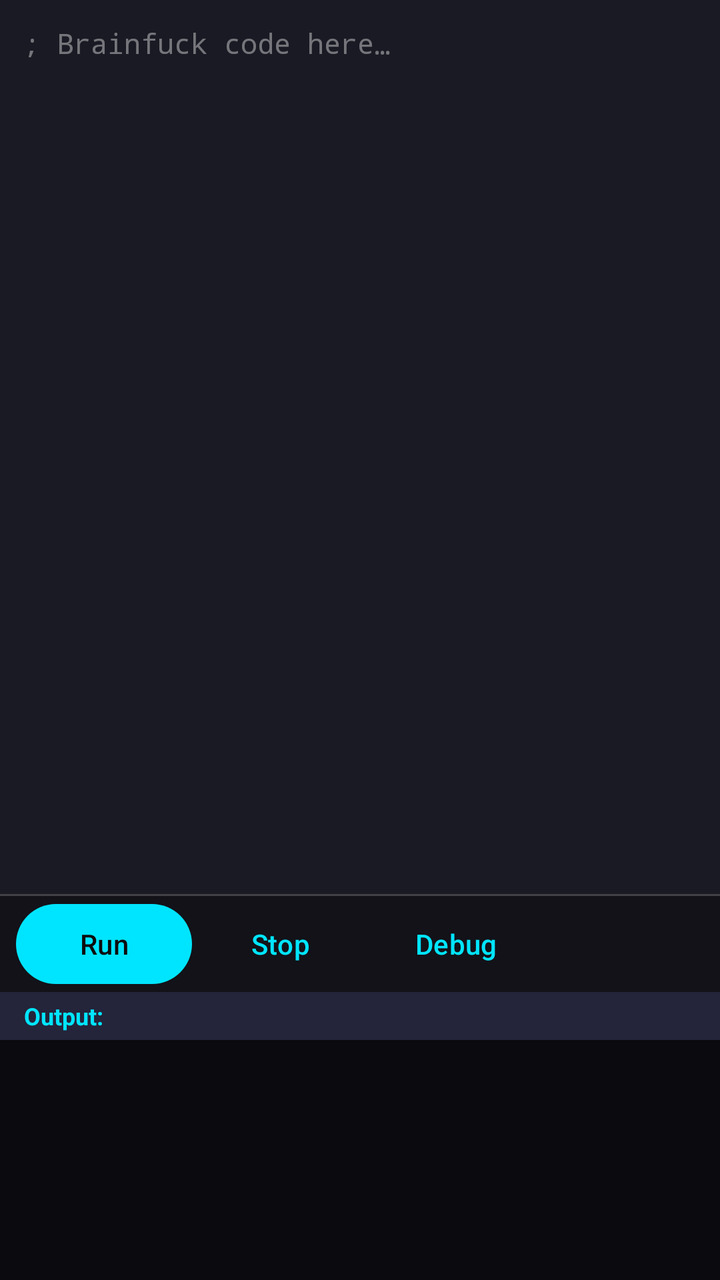
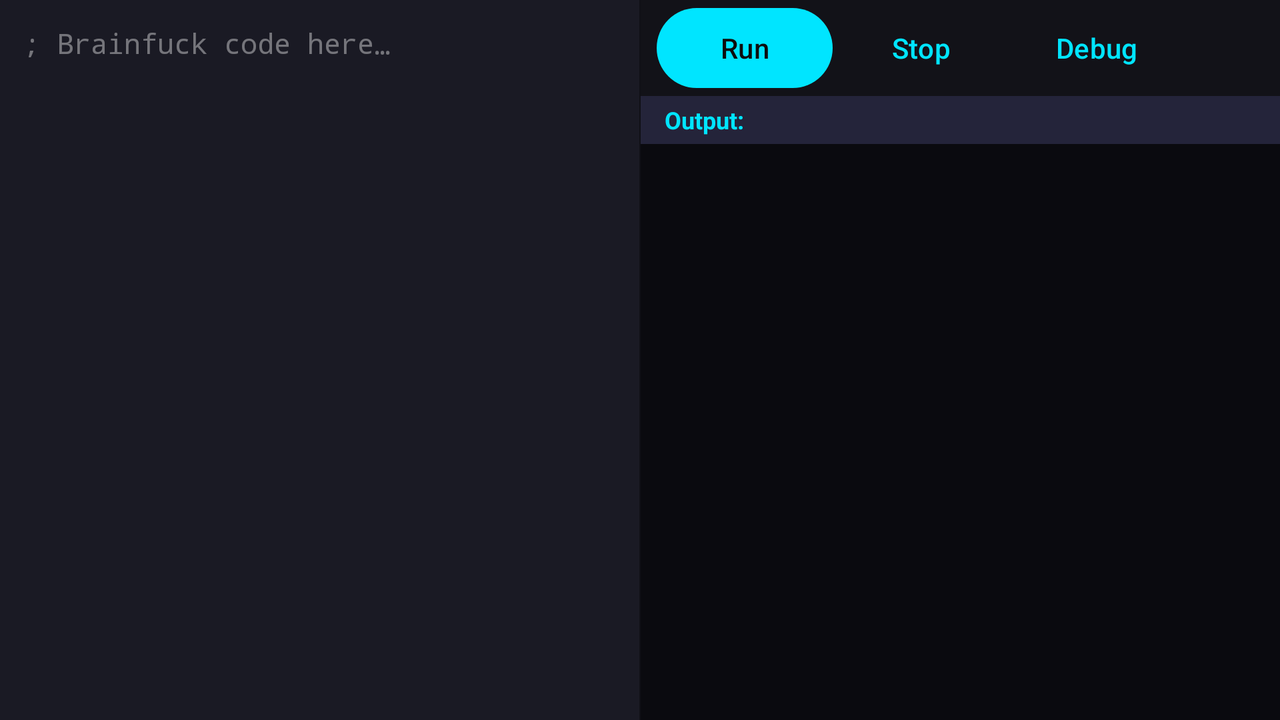

The same Android screen from two of the app's own layout files: first res/layout/ as a phone draws it, then the repository's variant for another configuration, drawn on a device whose configuration selects that folder. Both files follow.
<!-- AndroidManifest.xml: application theme Theme.Loopra -->
<!-- res/layout/fragment_editor.xml -->
<?xml version="1.0" encoding="utf-8"?>
<androidx.constraintlayout.widget.ConstraintLayout xmlns:android="http://schemas.android.com/apk/res/android"
    xmlns:app="http://schemas.android.com/apk/res-auto"
    xmlns:tools="http://schemas.android.com/tools"
    android:layout_width="match_parent"
    android:layout_height="match_parent"
    android:background="@color/background_dark"
    tools:context=".ui.editor.EditorFragment">

    <EditText
        android:id="@+id/edit_code"
        android:layout_width="0dp"
        android:layout_height="0dp"
        android:background="@color/surface_dark"
        android:fontFamily="monospace"
        android:gravity="start|top"
        android:hint="@string/editor_code_hint"
        android:inputType="textMultiLine|textNoSuggestions"
        android:padding="12dp"
        android:scrollbars="vertical"
        android:textColor="@color/terminal_text"
        android:textColorHint="@color/disabled"
        android:textSize="14sp"
        app:layout_constraintBottom_toTopOf="@id/divider"
        app:layout_constraintEnd_toEndOf="parent"
        app:layout_constraintStart_toStartOf="parent"
        app:layout_constraintTop_toTopOf="parent" />

    <View
        android:id="@+id/divider"
        android:layout_width="0dp"
        android:layout_height="1dp"
        android:background="@color/divider"
        app:layout_constraintBottom_toTopOf="@id/linear_controls"
        app:layout_constraintEnd_toEndOf="parent"
        app:layout_constraintStart_toStartOf="parent" />

    <LinearLayout
        android:id="@+id/linear_controls"
        android:layout_width="0dp"
        android:layout_height="48dp"
        android:gravity="center_vertical"
        android:orientation="horizontal"
        android:paddingHorizontal="8dp"
        app:layout_constraintBottom_toTopOf="@id/linear_output_header"
        app:layout_constraintEnd_toEndOf="parent"
        app:layout_constraintStart_toStartOf="parent">

        <Button
            android:id="@+id/button_run"
            style="@style/Widget.Material3.Button"
            android:layout_width="wrap_content"
            android:layout_height="wrap_content"
            android:text="@string/action_run" />

        <Button
            android:id="@+id/button_clear"
            style="@style/Widget.Material3.Button.TextButton"
            android:layout_width="wrap_content"
            android:layout_height="wrap_content"
            android:text="@string/action_stop" />

        <Button
            android:id="@+id/button_debug"
            style="@style/Widget.Material3.Button.TextButton"
            android:layout_width="wrap_content"
            android:layout_height="wrap_content"
            android:text="@string/action_debug" />
    </LinearLayout>

    <LinearLayout
        android:id="@+id/linear_output_header"
        android:layout_width="0dp"
        android:layout_height="24dp"
        android:background="@color/surface_variant_dark"
        android:gravity="center_vertical"
        android:paddingHorizontal="12dp"
        app:layout_constraintBottom_toTopOf="@id/text_output"
        app:layout_constraintEnd_toEndOf="parent"
        app:layout_constraintStart_toStartOf="parent">

        <TextView
            android:layout_width="wrap_content"
            android:layout_height="wrap_content"
            android:text="@string/editor_output_label"
            android:textColor="@color/neon_cyan"
            android:textSize="12sp"
            android:textStyle="bold" />
    </LinearLayout>

    <ScrollView
        android:id="@+id/text_output"
        android:layout_width="0dp"
        android:layout_height="120dp"
        android:background="@color/terminal_bg"
        android:padding="12dp"
        app:layout_constraintBottom_toBottomOf="parent"
        app:layout_constraintEnd_toEndOf="parent"
        app:layout_constraintStart_toStartOf="parent">

        <TextView
            android:id="@+id/text_output_content"
            android:layout_width="match_parent"
            android:layout_height="wrap_content"
            android:fontFamily="monospace"
            android:textColor="@color/terminal_text"
            android:textSize="13sp" />
    </ScrollView>
</androidx.constraintlayout.widget.ConstraintLayout>
<!-- resources referenced by this layout -->
<resources>
  <color name="background_dark">#FF121218</color>
  <color name="disabled">#66FFFFFF</color>
  <color name="divider">#33FFFFFF</color>
  <color name="neon_cyan">#FF00E5FF</color>
  <color name="surface_dark">#FF1A1A24</color>
  <color name="surface_variant_dark">#FF24243A</color>
  <color name="terminal_bg">#FF0A0A0F</color>
  <color name="terminal_text">#FF00FF88</color>
  <string name="action_debug">Debug</string>
  <string name="action_run">Run</string>
  <string name="action_stop">Stop</string>
  <string name="editor_code_hint">; Brainfuck code here…</string>
  <string name="editor_output_label">Output:</string>
  <!-- from res/values-v23/ -->
  <style name="Theme.Loopra" parent="Base.Theme.Loopra">
          
          <item name="android:navigationBarColor">@android:color/transparent</item>
          <item name="android:statusBarColor">@android:color/transparent</item>
          <item name="android:windowLightStatusBar">?attr/isLightTheme</item>
      </style>
  <style name="Base.Theme.Loopra" parent="Theme.Material3.Dark.NoActionBar">
          <item name="colorPrimary">@color/primary</item>
          <item name="colorOnPrimary">@color/black</item>
          <item name="colorPrimaryContainer">@color/surface_variant_dark</item>
          <item name="colorSecondary">@color/secondary</item>
          <item name="colorOnSecondary">@color/black</item>
          <item name="colorError">@color/error</item>
          <item name="colorOnError">@color/white</item>
          <item name="android:colorBackground">@color/background_dark</item>
          <item name="colorSurface">@color/surface_dark</item>
          <item name="colorOnSurface">@color/white</item>
          <item name="android:windowBackground">@color/background_dark</item>
          <item name="android:statusBarColor">@color/background_dark</item>
          <item name="android:navigationBarColor">@color/background_dark</item>
      </style>
  <color name="primary">#FF00E5FF</color>
  <color name="black">#FF0D0D0D</color>
  <color name="secondary">#FFFF00AA</color>
  <color name="error">#FFFF1744</color>
  <color name="white">#FFF5F5F5</color>
</resources>
<!-- res/layout-w600dp/fragment_editor.xml (the repository's variant of the layout above) -->
<!-- drawn on the phone turned sideways -->
<?xml version="1.0" encoding="utf-8"?>
<LinearLayout xmlns:android="http://schemas.android.com/apk/res/android"
    xmlns:app="http://schemas.android.com/apk/res-auto"
    xmlns:tools="http://schemas.android.com/tools"
    android:layout_width="match_parent"
    android:layout_height="match_parent"
    android:background="@color/background_dark"
    android:baselineAligned="false"
    android:divider="@android:drawable/divider_horizontal_bright"
    android:orientation="horizontal"
    android:showDividers="middle"
    tools:context=".ui.editor.EditorFragment">

    <EditText
        android:id="@+id/edit_code"
        android:layout_width="0dp"
        android:layout_height="match_parent"
        android:layout_weight="1"
        android:background="@color/surface_dark"
        android:fontFamily="monospace"
        android:gravity="start|top"
        android:hint="@string/editor_code_hint"
        android:inputType="textMultiLine|textNoSuggestions"
        android:padding="12dp"
        android:scrollbars="vertical"
        android:textColor="@color/terminal_text"
        android:textColorHint="@color/disabled"
        android:textSize="14sp" />

    <LinearLayout
        android:layout_width="0dp"
        android:layout_height="match_parent"
        android:layout_weight="1"
        android:orientation="vertical">

        <LinearLayout
            android:layout_width="match_parent"
            android:layout_height="48dp"
            android:gravity="center_vertical"
            android:orientation="horizontal"
            android:paddingHorizontal="8dp">

            <Button
                android:id="@+id/button_run"
                style="@style/Widget.Material3.Button"
                android:layout_width="wrap_content"
                android:layout_height="wrap_content"
                android:text="@string/action_run" />

            <Button
                android:id="@+id/button_clear"
                style="@style/Widget.Material3.Button.TextButton"
                android:layout_width="wrap_content"
                android:layout_height="wrap_content"
                android:text="@string/action_stop" />

            <Button
                android:id="@+id/button_debug"
                style="@style/Widget.Material3.Button.TextButton"
                android:layout_width="wrap_content"
                android:layout_height="wrap_content"
                android:text="@string/action_debug" />
        </LinearLayout>

        <LinearLayout
            android:layout_width="match_parent"
            android:layout_height="24dp"
            android:background="@color/surface_variant_dark"
            android:gravity="center_vertical"
            android:paddingHorizontal="12dp">

            <TextView
                android:layout_width="wrap_content"
                android:layout_height="wrap_content"
                android:text="@string/editor_output_label"
                android:textColor="@color/neon_cyan"
                android:textSize="12sp"
                android:textStyle="bold" />
        </LinearLayout>

        <ScrollView
            android:id="@+id/text_output"
            android:layout_width="match_parent"
            android:layout_height="0dp"
            android:layout_weight="1"
            android:background="@color/terminal_bg"
            android:padding="12dp">

            <TextView
                android:id="@+id/text_output_content"
                android:layout_width="match_parent"
                android:layout_height="wrap_content"
                android:fontFamily="monospace"
                android:textColor="@color/terminal_text"
                android:textSize="13sp" />
        </ScrollView>
    </LinearLayout>
</LinearLayout>
<!-- resources referenced by the variant -->
<!-- as the phone turned sideways resolves them -->
<resources>
  <color name="background_dark">#FF121218</color>
  <color name="disabled">#66FFFFFF</color>
  <color name="neon_cyan">#FF00E5FF</color>
  <color name="surface_dark">#FF1A1A24</color>
  <color name="surface_variant_dark">#FF24243A</color>
  <color name="terminal_bg">#FF0A0A0F</color>
  <color name="terminal_text">#FF00FF88</color>
  <string name="action_debug">Debug</string>
  <string name="action_run">Run</string>
  <string name="action_stop">Stop</string>
  <string name="editor_code_hint">; Brainfuck code here…</string>
  <string name="editor_output_label">Output:</string>
  <!-- from res/values-v23/ -->
  <style name="Theme.Loopra" parent="Base.Theme.Loopra">
          
          <item name="android:navigationBarColor">@android:color/transparent</item>
          <item name="android:statusBarColor">@android:color/transparent</item>
          <item name="android:windowLightStatusBar">?attr/isLightTheme</item>
      </style>
  <style name="Base.Theme.Loopra" parent="Theme.Material3.Dark.NoActionBar">
          <item name="colorPrimary">@color/primary</item>
          <item name="colorOnPrimary">@color/black</item>
          <item name="colorPrimaryContainer">@color/surface_variant_dark</item>
          <item name="colorSecondary">@color/secondary</item>
          <item name="colorOnSecondary">@color/black</item>
          <item name="colorError">@color/error</item>
          <item name="colorOnError">@color/white</item>
          <item name="android:colorBackground">@color/background_dark</item>
          <item name="colorSurface">@color/surface_dark</item>
          <item name="colorOnSurface">@color/white</item>
          <item name="android:windowBackground">@color/background_dark</item>
          <item name="android:statusBarColor">@color/background_dark</item>
          <item name="android:navigationBarColor">@color/background_dark</item>
      </style>
  <color name="primary">#FF00E5FF</color>
  <color name="black">#FF0D0D0D</color>
  <color name="secondary">#FFFF00AA</color>
  <color name="error">#FFFF1744</color>
  <color name="white">#FFF5F5F5</color>
</resources>
